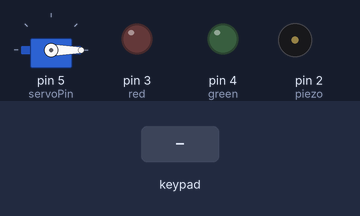
This sketch was run on a simulated Arduino Uno, built with avr-gcc and run on an emulated ATmega328P. On the bench: servo, output pins drawn as LEDs (lit = HIGH), buzzer (waves = sounding). Dashed ring = blinking. Inputs (shaded band) come from the test bench. What the sketch prints to the serial monitor is not drawn.

Above: at 1.2 s.
1.3 s: key '#' pressed
At 1.4 s:
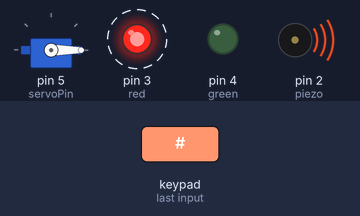
4.3 s: keypad keys 1 2 3 4 # pressed 0.4 s apart
At 6.0 s:
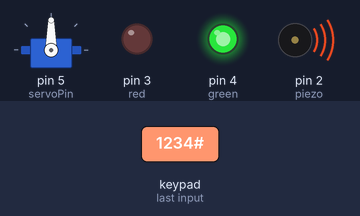
At 6.5 s:
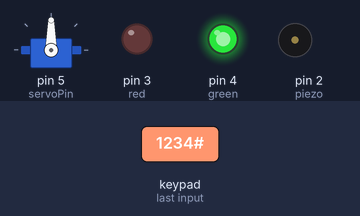
Timing chart, 0 to 10.4 s (numbered marks = the images above; inputs shaded):
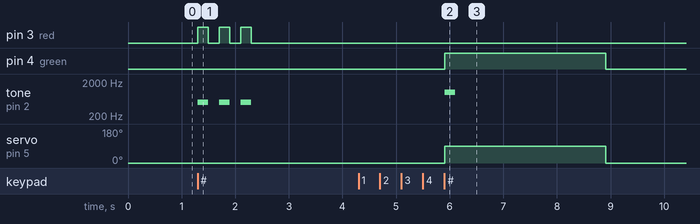

The sketch:

Keypad_lock.ino
```cpp
// C++ code
#include <Keypad.h>
#include <Servo.h>
const int red=3;
const int green=4;
const int piezo=2;
const byte ROWS=4;
const byte COLS=4;


char keys[ROWS][COLS]={
  {'1','2','3','A'},
  {'4','5','6','B'},
  {'7','8','9','C'},
  {'*','0','#','D'}
};
byte rowPins[ROWS]={13,12,11,10};
byte colPins[COLS]={9,8,7,6};

Keypad keypad=Keypad(makeKeymap(keys),rowPins,colPins,ROWS,COLS);

Servo lockServo;
int servoPin=5;

String Password="1234";
String Input="";


void setup()
{
  Serial.begin(9600);

  lockServo.attach(servoPin);
  lockServo.write(0);

  pinMode(red,OUTPUT);
  pinMode(green,OUTPUT);
  pinMode(piezo,OUTPUT);

}

void loop()
{
  char key=keypad.getKey();
  if(key){
    Serial.print(key);
    if(key=='#'){
      if (Input==Password){
        Unlock();}
       else{
        Lock();}
      Input="";
    }
    else if (key=='*')
    {Input="";}
    else
    {
      Input+=key;
    }
  }
}
void Unlock()
{
  digitalWrite(green,HIGH);
  tone(piezo,1000,200);
  lockServo.write(90);
  delay(3000);
  lockServo.write(0);
  digitalWrite(green,LOW);

}
void Lock()
{

  for (int i=0;i<3;i++)
  {
    digitalWrite(red,HIGH);
    tone(piezo,500,200);
    delay(200);
    digitalWrite(red,LOW);
    delay(200);
  }

}
```

Measured:
- after the input at 1.3 s, pin 3 (red): alternates HIGH for 0.20 s and LOW for 0.20 s, 6 changes in all, then stays LOW, starting at once; tone on pin 2 (piezo): alternates 500 Hz for 0.20 s and silent for 0.20 s, 6 changes in all, then stays silent, starting at once
- after the input at 4.3 s, pin 4 (green): LOW → HIGH after 1.6 s, → LOW 3.0 s later; tone on pin 2 (piezo): silent → 1000 Hz after 1.6 s, → silent 0.20 s later; servo on pin 5 (servoPin): 0° → 90° after 1.6 s, → 0° 3.0 s later
